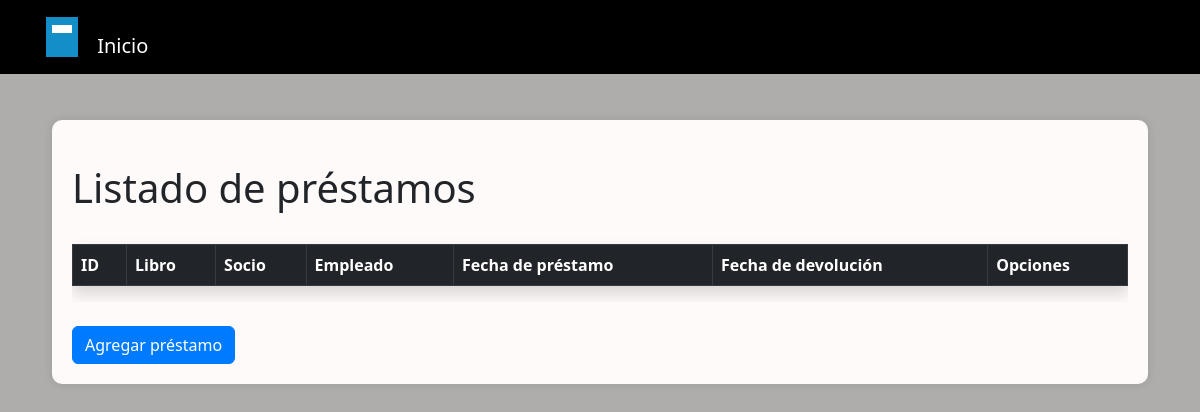
The app's page /biblioteca/prestamos/listado/, older data.
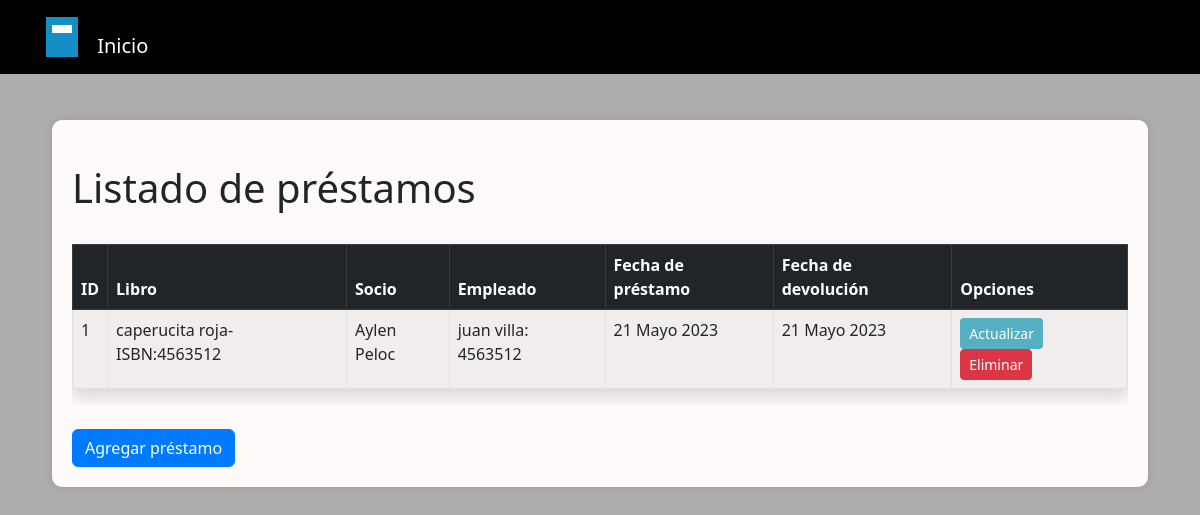
The same page, newer data.
### biblioteca/models.py (models this page shows, shortened)
class PrestamoLibro(models.Model):
    fecha_prestamo = models.DateField(default=date.today)
    fecha_devolucion = models.DateField(default=date.today)
    socio = models.ForeignKey('Socio', related_name='socio', on_delete=models.CASCADE)
    empleado = models.ForeignKey('Empleado', related_name='empleado', on_delete=models.CASCADE)
    libro = models.ForeignKey('Libro', related_name='libro', on_delete=models.CASCADE)

class Libro(models.Model):
    titulo = models.CharField(max_length=30)
    descripcion = models.CharField(max_length=255)
    isbn = models.IntegerField()
    autor = models.ForeignKey(Autor,related_name="libros",on_delete=models.CASCADE)
    activo = models.BooleanField(default=True)
    def __str__(self):
        return f"{self.titulo}-ISBN:{self.isbn}"

class Socio(models.Model):
    nombre = models.CharField(max_length=30)
    apellido = models.CharField(max_length=30)
    fecha_nacimiento = models.DateField(null=True, blank=True)
    activo = models.BooleanField(default=True)
    def __str__(self):
        return f"{self.nombre} {self.apellido}"

class Empleado(models.Model):
    nombre = models.CharField(max_length=30)
    apellido = models.CharField(max_length=30)
    numero_legajo = models.CharField(max_length=30)
    activo = models.BooleanField(default=True)
    def __str__(self):
        return f"{self.nombre} {self.apellido}: {self.numero_legajo}"

### biblioteca/views.py (the view)
# urls.py: path('prestamos/listado/',listado_prestamos, name='listado_prestamos'),
def listado_prestamos(request):
    listado_prestamos = PrestamoLibro.objects.all()
    context = {"listado_prestamos" : listado_prestamos}
    return render(request, "biblioteca/listado_prestamos.html", context )

### biblioteca/templates/biblioteca/listado_prestamos.html (shortened to what this page needs)
{% load static %}
<!DOCTYPE html>
<html lang="en">
<head>
  <link rel="stylesheet" href="{% static 'css/bootstrap.min.css' %}">
  <link rel="stylesheet" href="{% static 'css/propios.css' %}">
</head>
<body>
  <nav class="navbar navbar-expand-lg navbar-dark bg-black fixed-top">
    <div class="container">
      <a class="navbar-brand" href="{% url 'pagina_principal' %}">
        <span class="logo-icon"></span>
        Inicio
      </a>
    </div>
  </nav>
  <div class="container ">
    <div class="content-container">
      <h1 class="mt-4">Listado de préstamos</h1>
      <div class="table-responsive">
        <table class="table table-bordered table-striped table-hover mt-4 shadow">
          <thead class="table-dark">
            <tr>
              <th>ID</th>
              <th>Libro</th>
              <th>Socio</th>
              <th>Empleado</th>
              <th>Fecha de préstamo</th>
              <th>Fecha de devolución</th>
              <th>Opciones</th>
            </tr>
          </thead>
          <tbody>
            {% for prestamo in listado_prestamos %}
            <tr>
              <td>{{ prestamo.id }}</td>
              <td>{{ prestamo.libro }}</td>
              <td>{{ prestamo.socio }}</td>
              <td>{{ prestamo.empleado }}</td>
              <td>{{ prestamo.fecha_prestamo }}</td>
              <td>{{ prestamo.fecha_devolucion }}</td>
              <td>
                <a href="{% url 'actualizar_prestamo' prestamo.id %}"
                  class="btn btn-celeste-claro btn-sm">Actualizar</a>
                <a href="{% url 'eliminar_prestamo_libro' prestamo.id %}" class="btn btn-danger btn-sm">Eliminar</a>
              </td>
            </tr>
            {% endfor %}
          </tbody>
        </table>
      </div>
      <br>
      <a href="{% url 'registrar_prestamo' %}" class="btn btn-primary">Agregar préstamo</a>
    </div>
  </div>
</body>
</html>

Row changes from the older to the newer data that the page shows:
added PrestamoLibro: id "1", libro "caperucita roja-ISBN:4563512", socio "Aylen Peloc", empleado "juan villa: 4563512", fecha_prestamo "21 Mayo 2023", fecha_devolucion "21 Mayo 2023"
